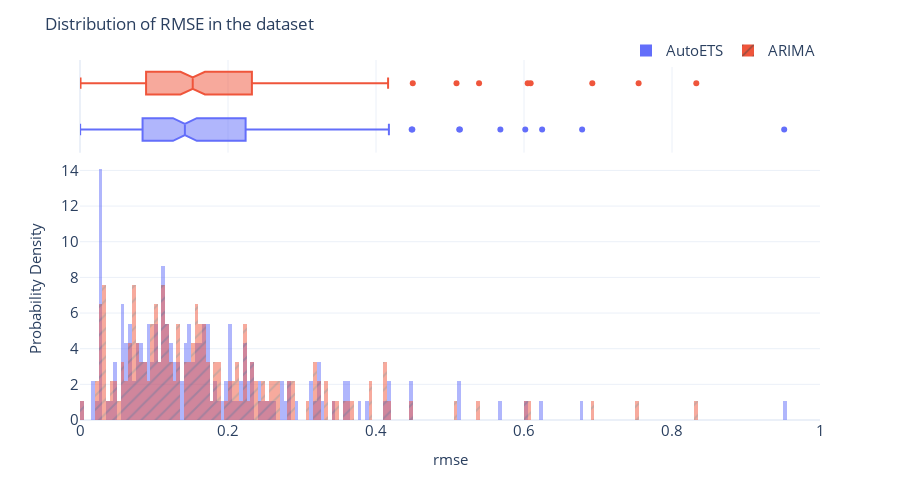

Notebook cell for this chart:
### Code cell
fig = px.histogram(aggtest_metrics,
                   x="root_mean_squared_error",
                   color="Model",
                   pattern_shape="Model",
                   marginal="box",
                   nbins=500,
                   barmode="overlay",
                   histnorm="probability density")
fig = format_plot(fig, xlabel="rmse", ylabel="Probability Density")
fig.update_layout(title="Distribution of RMSE in the dataset", xaxis_range=[0,1])
fig.write_image(dst_img/"rmse_dist.png")
fig.show()

### Figure 1 — Plotly figure (JSON) as saved in the notebook; plotly's stock layout.template omitted (floating-point values rounded to 4 significant figures; data arrays with more than 128 entries replaced by an {"elided": "..."} marker saying what was removed)
{"data": [{"bingroup": "x", "histnorm": "probability density", "hovertemplate": "Model=AutoETS<br>root_mean_squared_error=%{x}<br>probability density=%{y}<extra></extra>", "legendgroup": "AutoETS", "marker": {"color": "#636efa", "opacity": 0.5, "pattern": {"shape": ""}}, "name": "AutoETS", "nbinsx": 500, "orientation": "v", "showlegend": true, "type": "histogram", "x": {"elided": "185 float values"}, "xaxis": "x", "yaxis": "y"}, {"hovertemplate": "Model=AutoETS<br>root_mean_squared_error=%{x}<extra></extra>", "legendgroup": "AutoETS", "marker": {"color": "#636efa"}, "name": "AutoETS", "notched": true, "showlegend": false, "type": "box", "x": {"elided": "185 float values"}, "xaxis": "x2", "yaxis": "y2"}, {"bingroup": "x", "histnorm": "probability density", "hovertemplate": "Model=ARIMA<br>root_mean_squared_error=%{x}<br>probability density=%{y}<extra></extra>", "legendgroup": "ARIMA", "marker": {"color": "#EF553B", "opacity": 0.5, "pattern": {"shape": "/"}}, "name": "ARIMA", "nbinsx": 500, "orientation": "v", "showlegend": true, "type": "histogram", "x": {"elided": "185 float values"}, "xaxis": "x", "yaxis": "y"}, {"hovertemplate": "Model=ARIMA<br>root_mean_squared_error=%{x}<extra></extra>", "legendgroup": "ARIMA", "marker": {"color": "#EF553B"}, "name": "ARIMA", "notched": true, "showlegend": false, "type": "box", "x": {"elided": "185 float values"}, "xaxis": "x2", "yaxis": "y2"}], "layout": {"autosize": false, "barmode": "overlay", "height": 500, "legend": {"font": {"size": 15}, "orientation": "h", "title": {}, "tracegroupgap": 0, "x": 1, "xanchor": "right", "y": 0.98, "yanchor": "bottom"}, "margin": {"t": 60}, "title": {"text": "Distribution of RMSE in the dataset"}, "width": 900, "xaxis": {"anchor": "y", "domain": [0, 1], "range": [0, 1], "tickfont": {"size": 15}, "title": {"font": {"size": 15}, "text": "rmse"}}, "xaxis2": {"anchor": "y2", "domain": [0, 1], "matches": "x", "showgrid": true, "showticklabels": false}, "yaxis": {"anchor": "x", "domain": [0, 0.7326], "tickfont": {"size": 15}, "title": {"font": {"size": 15}, "text": "Probability Density"}}, "yaxis2": {"anchor": "x2", "domain": [0.7426, 1], "matches": "y2", "showgrid": false, "showline": false, "showticklabels": false, "ticks": ""}}}
